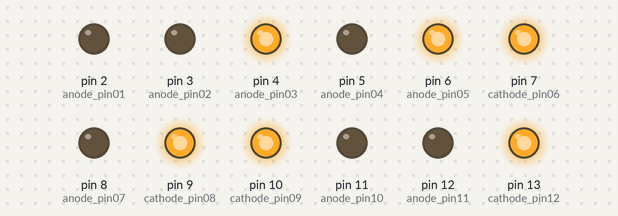
A sketch run on a simulated Arduino Uno, built with avr-gcc and run on an emulated ATmega328P. Shown: output pins drawn as LEDs (lit = HIGH).

Above: at 0.2 s.
At 0.7 s:
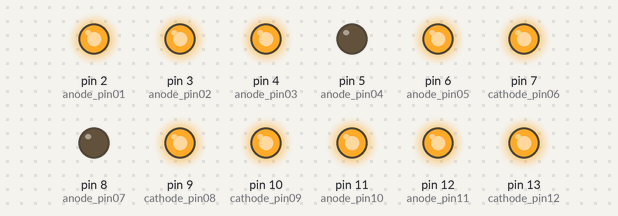
At 1.2 s:
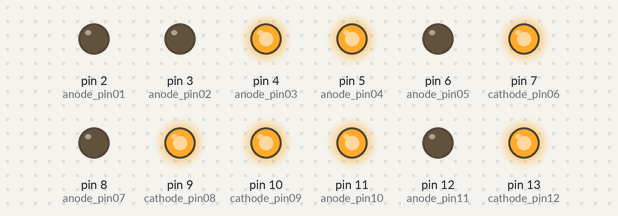
At 2.2 s:
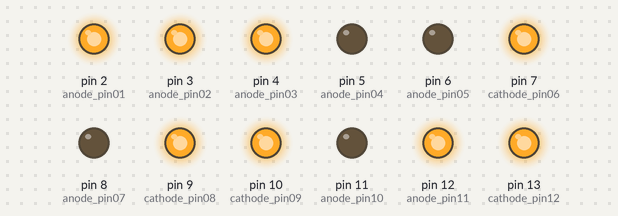
At 3.2 s:
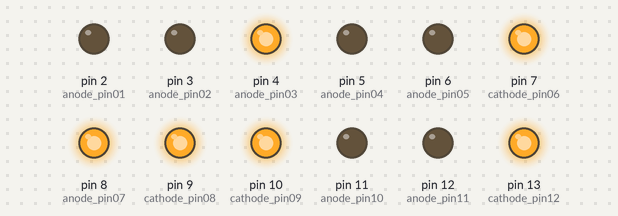
At 4.7 s:
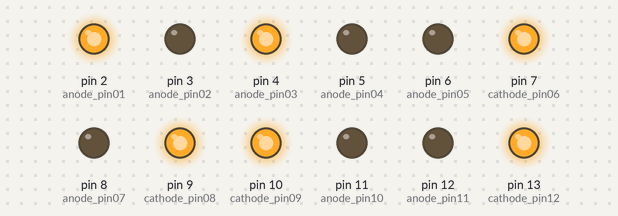
Timing chart, 0 to 5.8 s (numbered marks = the images above):
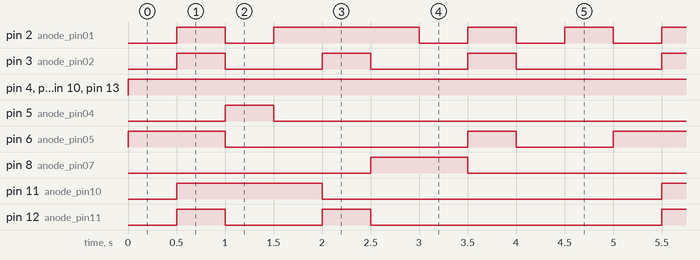

Measured:
- by itself, pin 2 (anode_pin01): repeats every 5.0 s: LOW 0.50 s, HIGH 1.5 s, 3 × (LOW 0.50 s, HIGH 0.50 s)
- by itself, pin 3 (anode_pin02): repeats every 5.0 s: 2 × (LOW 1.0 s, HIGH 0.50 s), LOW 1.5 s, HIGH 0.50 s
- by itself, pin 4 (anode_pin03), pin 7 (cathode_pin06), pin 9 (cathode_pin08), pin 10 (cathode_pin09), pin 13 (cathode_pin12): LOW → HIGH at 0.00 s
- by itself, pin 5 (anode_pin04): alternates HIGH for 0.50 s and LOW for 4.5 s
- by itself, pin 6 (anode_pin05): repeats every 5.0 s: LOW 2.5 s, HIGH 0.50 s, LOW 1.0 s, HIGH 1.0 s
- by itself, pin 8 (anode_pin07): alternates HIGH for 1.0 s and LOW for 4.0 s
- by itself, pin 11 (anode_pin10): alternates HIGH for 1.5 s and LOW for 3.5 s
- by itself, pin 12 (anode_pin11): repeats every 5.0 s: LOW 1.0 s, HIGH 0.50 s, LOW 3.0 s, HIGH 0.50 s

The sketch:

sketch_dec17a.ino
```cpp
/*
  7SEGの数字表示を簡略化
*/

// pinを宣言
const int anode_pin01 = 2;
const int anode_pin02 = 3;
const int anode_pin03 = 4;
const int anode_pin04 = 5;
const int anode_pin05 = 6;
const int anode_pin07 = 8;
const int anode_pin10 = 11;
const int anode_pin11 = 12;
const int cathode_pin06 = 7;
const int cathode_pin08 = 9;
const int cathode_pin09 = 10;
const int cathode_pin12 = 13;

// 初期設定
void setup(){
  pinMode(anode_pin01, OUTPUT);
  pinMode(anode_pin02, OUTPUT);
  pinMode(anode_pin03, OUTPUT);
  pinMode(anode_pin04, OUTPUT);
  pinMode(anode_pin05, OUTPUT);
  pinMode(anode_pin07, OUTPUT);
  pinMode(anode_pin10, OUTPUT);
  pinMode(anode_pin11, OUTPUT);
  pinMode(cathode_pin06, OUTPUT);
  pinMode(cathode_pin08, OUTPUT);
  pinMode(cathode_pin09, OUTPUT);
  pinMode(cathode_pin12, OUTPUT);
}

// ループ
void loop(){
  digitalWrite(cathode_pin06, HIGH);
  digitalWrite(cathode_pin08, HIGH);
  digitalWrite(cathode_pin09, HIGH);
  digitalWrite(cathode_pin12, HIGH);
  disp00();
  delay(500);
  disp01();
  delay(500);
  disp02();
  delay(500);
  disp03();
  delay(500);
  disp04();
  delay(500);
  disp05();
  delay(500);
  disp06();
  delay(500);
  disp07();
  delay(500);
  disp08();
  delay(500);
  disp09();
  delay(500);
}

void disp00(){
  // 0
  digitalWrite(anode_pin01, LOW);
  digitalWrite(anode_pin02, LOW);
  digitalWrite(anode_pin03, HIGH);
  digitalWrite(anode_pin04, LOW);
  digitalWrite(anode_pin05, HIGH);
  digitalWrite(anode_pin07, LOW);
  digitalWrite(anode_pin10, LOW);
  digitalWrite(anode_pin11, LOW);
}

void disp01(){
  // 1
  digitalWrite(anode_pin01, HIGH);
  digitalWrite(anode_pin02, HIGH);
  digitalWrite(anode_pin03, HIGH);
  digitalWrite(anode_pin04, LOW);
  digitalWrite(anode_pin05, HIGH);
  digitalWrite(anode_pin07, LOW);
  digitalWrite(anode_pin10, HIGH);
  digitalWrite(anode_pin11, HIGH);
}

void disp02(){
  // 2
  digitalWrite(anode_pin01, LOW);
  digitalWrite(anode_pin02, LOW);
  digitalWrite(anode_pin03, HIGH);
  digitalWrite(anode_pin04, HIGH);
  digitalWrite(anode_pin05, LOW);
  digitalWrite(anode_pin07, LOW);
  digitalWrite(anode_pin10, HIGH);
  digitalWrite(anode_pin11, LOW);
}

void disp03(){
  // 3
  digitalWrite(anode_pin01, HIGH);
  digitalWrite(anode_pin02, LOW);
  digitalWrite(anode_pin03, HIGH);
  digitalWrite(anode_pin04, LOW);
  digitalWrite(anode_pin05, LOW);
  digitalWrite(anode_pin07, LOW);
  digitalWrite(anode_pin10, HIGH);
  digitalWrite(anode_pin11, LOW);
}

void disp04(){
  // 4
  digitalWrite(anode_pin01, HIGH);
  digitalWrite(anode_pin02, HIGH);
  digitalWrite(anode_pin03, HIGH);
  digitalWrite(anode_pin04, LOW);
  digitalWrite(anode_pin05, LOW);
  digitalWrite(anode_pin07, LOW);
  digitalWrite(anode_pin10, LOW);
  digitalWrite(anode_pin11, HIGH);
}

void disp05(){
  // 5
  digitalWrite(anode_pin01, HIGH);
  digitalWrite(anode_pin02, LOW);
  digitalWrite(anode_pin03, HIGH);
  digitalWrite(anode_pin04, LOW);
  digitalWrite(anode_pin05, LOW);
  digitalWrite(anode_pin07, HIGH);
  digitalWrite(anode_pin10, LOW);
  digitalWrite(anode_pin11, LOW);
}

void disp06(){
  // 6
  digitalWrite(anode_pin01, LOW);
  digitalWrite(anode_pin02, LOW);
  digitalWrite(anode_pin03, HIGH);
  digitalWrite(anode_pin04, LOW);
  digitalWrite(anode_pin05, LOW);
  digitalWrite(anode_pin07, HIGH);
  digitalWrite(anode_pin10, LOW);
  digitalWrite(anode_pin11, LOW);
}

void disp07(){
  // 7
  digitalWrite(anode_pin01, HIGH);
  digitalWrite(anode_pin02, HIGH);
  digitalWrite(anode_pin03, HIGH);
  digitalWrite(anode_pin04, LOW);
  digitalWrite(anode_pin05, HIGH);
  digitalWrite(anode_pin07, LOW);
  digitalWrite(anode_pin10, LOW);
  digitalWrite(anode_pin11, LOW);
}

void disp08(){
  // 8
  digitalWrite(anode_pin01, LOW);
  digitalWrite(anode_pin02, LOW);
  digitalWrite(anode_pin03, HIGH);
  digitalWrite(anode_pin04, LOW);
  digitalWrite(anode_pin05, LOW);
  digitalWrite(anode_pin07, LOW);
  digitalWrite(anode_pin10, LOW);
  digitalWrite(anode_pin11, LOW);
}

void disp09(){
  // 9
  digitalWrite(anode_pin01, HIGH);
  digitalWrite(anode_pin02, LOW);
  digitalWrite(anode_pin03, HIGH);
  digitalWrite(anode_pin04, LOW);
  digitalWrite(anode_pin05, LOW);
  digitalWrite(anode_pin07, LOW);
  digitalWrite(anode_pin10, LOW);
  digitalWrite(anode_pin11, LOW);
}
```
